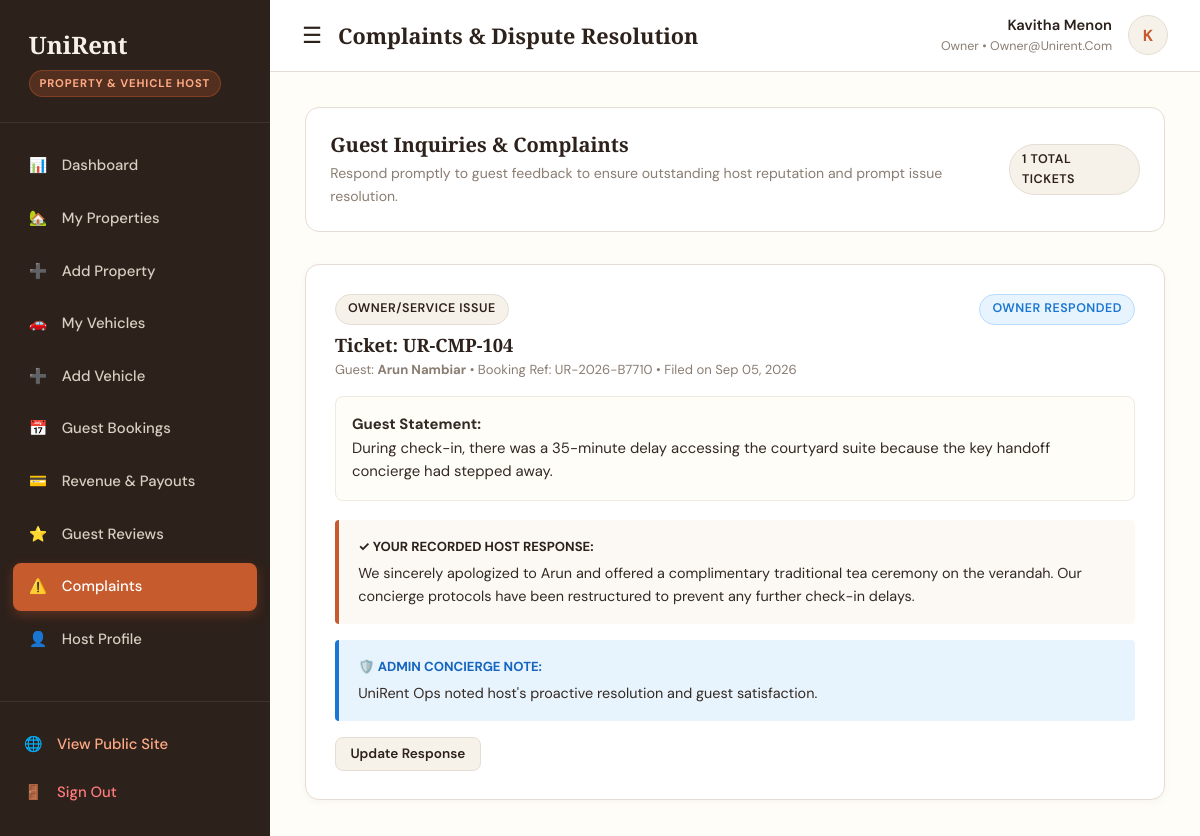
Page /owner/complaints (signed in) on the committed database.
### app/models.py (models this page shows, shortened)
class User(db.Model):
    __tablename__ = 'users'
    user_id = db.Column(db.Integer, primary_key=True, autoincrement=True)
    full_name = db.Column(db.String(120), nullable=False)
    email = db.Column(db.String(150), unique=True, nullable=False, index=True)
    phone = db.Column(db.String(20), nullable=False)
    password_hash = db.Column(db.String(255), nullable=False)
    role = db.Column(db.String(20), nullable=False, default='traveler')  # traveler, owner, admin
    status = db.Column(db.String(20), nullable=False, default='active')  # active, suspended
    profile_image = db.Column(db.String(255), nullable=True)
    created_at = db.Column(db.DateTime, default=datetime.utcnow)
    updated_at = db.Column(db.DateTime, default=datetime.utcnow, onupdate=datetime.utcnow)
    owner_profile = db.relationship('Owner', backref='user', uselist=False, cascade='all, delete-orphan')
    admin_profile = db.relationship('Admin', backref='user', uselist=False, cascade='all, delete-orphan')
    bookings = db.relationship('Booking', backref='user', lazy='dynamic', cascade='all, delete-orphan')
    reviews = db.relationship('Review', backref='user', lazy='dynamic', cascade='all, delete-orphan')
    complaints = db.relationship('Complaint', backref='user', lazy='dynamic', cascade='all, delete-orphan')

class Complaint(db.Model):
    __tablename__ = 'complaints'
    complaint_id = db.Column(db.Integer, primary_key=True, autoincrement=True)
    complaint_reference = db.Column(db.String(50), unique=True, nullable=False)
    booking_id = db.Column(db.Integer, db.ForeignKey('bookings.booking_id', ondelete='CASCADE'), nullable=False)
    user_id = db.Column(db.Integer, db.ForeignKey('users.user_id', ondelete='CASCADE'), nullable=False)
    owner_id = db.Column(db.Integer, db.ForeignKey('owners.owner_id', ondelete='CASCADE'), nullable=False)
    category = db.Column(db.String(60), nullable=False)
    description = db.Column(db.Text, nullable=False)
    evidence_image = db.Column(db.String(255), nullable=True)
    status = db.Column(db.String(20), nullable=False, default='open')
    owner_response = db.Column(db.Text, nullable=True)
    admin_response = db.Column(db.Text, nullable=True)
    created_at = db.Column(db.DateTime, default=datetime.utcnow)
    resolved_at = db.Column(db.DateTime, nullable=True)

class Booking(db.Model):
    __tablename__ = 'bookings'
    booking_id = db.Column(db.Integer, primary_key=True, autoincrement=True)
    booking_reference = db.Column(db.String(50), unique=True, nullable=False, index=True)
    user_id = db.Column(db.Integer, db.ForeignKey('users.user_id', ondelete='CASCADE'), nullable=False)
    owner_id = db.Column(db.Integer, db.ForeignKey('owners.owner_id', ondelete='CASCADE'), nullable=False)
    listing_type = db.Column(db.String(20), nullable=False)  # property, vehicle
    property_id = db.Column(db.Integer, db.ForeignKey('properties.property_id', ondelete='SET NULL'), nullable=True)
    vehicle_id = db.Column(db.Integer, db.ForeignKey('vehicles.vehicle_id', ondelete='SET NULL'), nullable=True)
    start_date = db.Column(db.Date, nullable=False)
    end_date = db.Column(db.Date, nullable=False)
    total_days = db.Column(db.Integer, nullable=False, default=1)
    daily_rate = db.Column(db.Float, nullable=False)
    service_fee = db.Column(db.Float, nullable=False, default=0.0)
    tax_amount = db.Column(db.Float, nullable=False, default=0.0)
    total_amount = db.Column(db.Float, nullable=False)
    booking_status = db.Column(db.String(20), nullable=False, default='confirmed')  # pending, confirmed, active, completed, cancelled
    special_requests = db.Column(db.Text, nullable=True)
    created_at = db.Column(db.DateTime, default=datetime.utcnow)
    payment = db.relationship('Payment', backref='booking', uselist=False, cascade='all, delete-orphan')
    review = db.relationship('Review', backref='booking', uselist=False, cascade='all, delete-orphan')
    complaints = db.relationship('Complaint', backref='booking', lazy='dynamic', cascade='all, delete-orphan')

### app/routes/owner.py (the view, shortened to what this page needs)
@owner_bp.route('/complaints', methods=['GET', 'POST'])
@login_required('owner')
def complaints():
    owner = get_current_owner()
    complaints_list = Complaint.query.filter_by(owner_id=owner.owner_id).order_by(Complaint.created_at.desc()).all()
    return render_template('owner/complaints.html', complaints=complaints_list, owner=owner)

### app/routes/owner.py (called while the page is built)
def get_current_owner():
    user_id = session.get('user_id')
    owner = Owner.query.filter_by(user_id=user_id).first()
    if not owner:
        user = db.session.get(User, user_id)
        if user and user.role == 'owner':
            owner = Owner(user_id=user_id, business_name=f"{user.full_name}'s Heritage Rentals", district='Ernakulam')
            db.session.add(owner)
            db.session.commit()
    return owner

### templates/owner/complaints.html (shortened to what this page needs)
{% extends "dashboard_base.html" %}
{% block page_title %}Complaints & Dispute Resolution{% endblock %}
{% block dashboard_content %}
<div style="background: var(--ur-white); border: 1px solid var(--ur-border); border-radius: var(--radius-md); padding: 1.5rem; margin-bottom: 2rem; display: flex; justify-content: space-between; align-items: center;">
  <div>
    <h3 style="font-size: 1.25rem; margin: 0 0 0.3rem;">Guest Inquiries & Complaints</h3>
    <p style="color: var(--ur-muted); font-size: 0.88rem; margin: 0;">Respond promptly to guest feedback to ensure outstanding host reputation and prompt issue resolution.</p>
  </div>
  <div>
    <span class="badge badge-pickup">{{ complaints|length }} Total Tickets</span>
  </div>
</div>
{% if complaints %}
  <div style="display: flex; flex-direction: column; gap: 1.5rem;">
    {% for c in complaints %}
      <div style="background: var(--ur-white); border: 1px solid var(--ur-border); border-radius: var(--radius-md); padding: 1.8rem; box-shadow: var(--shadow-sm);">
        <div style="display: flex; justify-content: space-between; align-items: flex-start; margin-bottom: 1rem;">
          <div>
            <span class="badge badge-pickup" style="margin-bottom: 0.3rem;">{{ c.category }}</span>
            <h4 style="font-size: 1.15rem; margin: 0.2rem 0;">Ticket: {{ c.complaint_reference }}</h4>
            <div style="font-size: 0.82rem; color: var(--ur-muted);">
              Guest: <strong>{{ c.user.full_name }}</strong> • Booking Ref: {{ c.booking.booking_reference }} • Filed on {{ c.created_at.strftime('%b %d, %Y') }}
            </div>
          </div>
          <div>
            <span class="badge {% if c.status == 'resolved' %}badge-approved{% elif c.status == 'owner_responded' %}badge-active{% else %}badge-pending{% endif %}">
              {{ c.status|replace('_', ' ')|capitalize }}
            </span>
          </div>
        </div>
        <div style="background: var(--ur-light-ivory); border: 1px solid var(--ur-border-light); padding: 1rem; border-radius: var(--radius-sm); margin-bottom: 1.2rem; font-size: 0.93rem;">
          <strong>Guest Statement:</strong><br>
          {{ c.description }}
        </div>
        {% if c.owner_response %}
          <div style="background: #fcf9f5; border-left: 4px solid var(--ur-burnt-orange); padding: 1rem 1.2rem; border-radius: 4px; font-size: 0.9rem; margin-bottom: 1rem;">
            <div style="font-weight: 700; color: var(--ur-brown); font-size: 0.82rem; text-transform: uppercase; margin-bottom: 0.3rem;">
              ✓ Your Recorded Host Response:
            </div>
            <div>{{ c.owner_response }}</div>
          </div>
        {% endif %}
        {% if c.admin_response %}
          <div style="background: #e8f4fd; border-left: 4px solid #1976d2; padding: 1rem 1.2rem; border-radius: 4px; font-size: 0.9rem; margin-bottom: 1rem;">
            <div style="font-weight: 700; color: #1565c0; font-size: 0.82rem; text-transform: uppercase; margin-bottom: 0.3rem;">
              🛡️ Admin Concierge Note:
            </div>
            <div>{{ c.admin_response }}</div>
          </div>
        {% endif %}
        <div>
          <button type="button" class="btn btn-secondary btn-sm" onclick="openComplaintResponseModal({{ c.complaint_id }}, '{{ c.complaint_reference }}', '{{ c.category }}')">
            {% if c.owner_response %}Update Response{% else %}Provide Host Response{% endif %}
          </button>
        </div>
      </div>
    {% endfor %}
  </div>
{% endif %}
{% endblock %}

### templates/dashboard_base.html (shortened to what this page needs)
<!DOCTYPE html>
<html lang="en">
<head>
  <link rel="stylesheet" href="https://unpkg.com/leaflet@1.9.4/dist/leaflet.css"/>
  <link rel="stylesheet" href="{{ url_for('static', filename='css/style.css') }}">
</head>
<body>
<div class="dashboard-container">
  <aside class="dashboard-sidebar">
    <div class="sidebar-header">
      <a href="{{ url_for('main.index') }}" class="sidebar-brand">
        UniRent
      </a>
      <div>
        <span class="sidebar-role-badge">
          {% if current_user and current_user.role == 'admin' %}Administrator Portal
          {% elif current_user and current_user.role == 'owner' %}Property & Vehicle Host
          {% elif current_user and current_user.role == 'traveler' %}Traveler Account
          {% else %}Traveler Account{% endif %}
        </span>
      </div>
    </div>
    <ul class="sidebar-menu">
      {% if current_user and current_user.role == 'admin' %}
        <li class="sidebar-item">
          <a href="{{ url_for('admin.dashboard') }}" class="sidebar-link {% if request.endpoint == 'admin.dashboard' %}active{% endif %}">
            <span>📊</span> <span>Overview</span>
          </a>
        </li>
        <li class="sidebar-item">
          <a href="{{ url_for('admin.approvals') }}" class="sidebar-link {% if request.endpoint == 'admin.approvals' %}active{% endif %}">
            <span>🛡️</span> <span>Listing Approvals</span>
          </a>
        </li>
        <li class="sidebar-item">
          <a href="{{ url_for('admin.travelers') }}" class="sidebar-link {% if request.endpoint == 'admin.travelers' %}active{% endif %}">
            <span>👥</span> <span>Travelers</span>
          </a>
        </li>
        <li class="sidebar-item">
          <a href="{{ url_for('admin.owners') }}" class="sidebar-link {% if request.endpoint == 'admin.owners' %}active{% endif %}">
            <span>🏨</span> <span>Owners</span>
          </a>
        </li>
        <li class="sidebar-item">
          <a href="{{ url_for('admin.properties') }}" class="sidebar-link {% if request.endpoint == 'admin.properties' %}active{% endif %}">
            <span>🏡</span> <span>All Properties</span>
          </a>
        </li>
        <li class="sidebar-item">
          <a href="{{ url_for('admin.vehicles') }}" class="sidebar-link {% if request.endpoint == 'admin.vehicles' %}active{% endif %}">
            <span>🚗</span> <span>All Vehicles</span>
          </a>
        </li>
        <li class="sidebar-item">
          <a href="{{ url_for('admin.bookings') }}" class="sidebar-link {% if request.endpoint == 'admin.bookings' %}active{% endif %}">
            <span>📅</span> <span>Bookings</span>
          </a>
        </li>
        <li class="sidebar-item">
          <a href="{{ url_for('admin.payments') }}" class="sidebar-link {% if request.endpoint == 'admin.payments' %}active{% endif %}">
            <span>💳</span> <span>Payments</span>
          </a>
        </li>
        <li class="sidebar-item">
          <a href="{{ url_for('admin.complaints') }}" class="sidebar-link {% if request.endpoint == 'admin.complaints' %}active{% endif %}">
            <span>⚖️</span> <span>Complaints</span>
          </a>
        </li>
        <li class="sidebar-item">
          <a href="{{ url_for('admin.reports') }}" class="sidebar-link {% if request.endpoint == 'admin.reports' %}active{% endif %}">
            <span>📈</span> <span>Reports & Analytics</span>
          </a>
        </li>
      {% elif current_user and current_user.role == 'owner' %}
        <li class="sidebar-item">
          <a href="{{ url_for('owner.dashboard') }}" class="sidebar-link {% if request.endpoint == 'owner.dashboard' %}active{% endif %}">
            <span>📊</span> <span>Dashboard</span>
          </a>
        </li>
        <li class="sidebar-item">
          <a href="{{ url_for('owner.properties') }}" class="sidebar-link {% if request.endpoint == 'owner.properties' %}active{% endif %}">
            <span>🏡</span> <span>My Properties</span>
          </a>
        </li>
        <li class="sidebar-item">
          <a href="{{ url_for('owner.add_property') }}" class="sidebar-link {% if request.endpoint == 'owner.add_property' %}active{% endif %}">
            <span>➕</span> <span>Add Property</span>
          </a>
        </li>
        <li class="sidebar-item">
          <a href="{{ url_for('owner.vehicles') }}" class="sidebar-link {% if request.endpoint == 'owner.vehicles' %}active{% endif %}">
            <span>🚗</span> <span>My Vehicles</span>
          </a>
        </li>
        <li class="sidebar-item">
          <a href="{{ url_for('owner.add_vehicle') }}" class="sidebar-link {% if request.endpoint == 'owner.add_vehicle' %}active{% endif %}">
            <span>➕</span> <span>Add Vehicle</span>
          </a>
        </li>
        <li class="sidebar-item">
          <a href="{{ url_for('owner.bookings') }}" class="sidebar-link {% if request.endpoint == 'owner.bookings' %}active{% endif %}">
            <span>📅</span> <span>Guest Bookings</span>
          </a>
        </li>
        <li class="sidebar-item">
          <a href="{{ url_for('owner.payments') }}" class="sidebar-link {% if request.endpoint == 'owner.payments' %}active{% endif %}">
            <span>💳</span> <span>Revenue & Payouts</span>
          </a>
        </li>
        <li class="sidebar-item">
          <a href="{{ url_for('owner.reviews') }}" class="sidebar-link {% if request.endpoint == 'owner.reviews' %}active{% endif %}">
            <span>⭐</span> <span>Guest Reviews</span>
          </a>
        </li>
        <li class="sidebar-item">
          <a href="{{ url_for('owner.complaints') }}" class="sidebar-link {% if request.endpoint == 'owner.complaints' %}active{% endif %}">
            <span>⚠️</span> <span>Complaints</span>
          </a>
        </li>
        <li class="sidebar-item">
          <a href="{{ url_for('owner.profile') }}" class="sidebar-link {% if request.endpoint == 'owner.profile' %}active{% endif %}">
            <span>👤</span> <span>Host Profile</span>
          </a>
        </li>
      {% endif %}
    </ul>
    <div class="sidebar-footer">
      <a href="{{ url_for('main.index') }}" class="sidebar-link" style="padding-left:0; color:#ffaa85;">
        <span>🌐</span> <span>View Public Site</span>
      </a>
      <a href="{{ url_for('auth.logout') }}" class="sidebar-link" style="padding-left:0; color:#ff7b7b;">
        <span>🚪</span> <span>Sign Out</span>
      </a>
    </div>
  </aside>
  <div class="dashboard-main">
    <header class="dashboard-topbar">
      <div style="display:flex; align-items:center; gap:1rem;">
        <button id="dashboard_sidebar_toggle" style="background:none; border:none; font-size:1.4rem; cursor:pointer; color:var(--ur-brown); display:block;">
          ☰
        </button>
        <h3 style="font-size:1.35rem; margin:0;">{% block page_title %}Dashboard{% endblock %}</h3>
      </div>
      <div class="topbar-user">
        {% if current_user %}
        <div style="text-align:right;">
          <div style="font-weight:600; font-size:0.92rem; color:var(--ur-brown);">{{ current_user.full_name }}</div>
          <div style="font-size:0.78rem; color:var(--ur-muted); text-transform:capitalize;">{{ current_user.role }} • {{ current_user.email }}</div>
        </div>
        <div class="user-avatar-circle">
          {{ current_user.full_name[:1] if current_user.full_name else 'U' }}
        </div>
        {% endif %}
      </div>
    </header>
    <div class="dashboard-content">
      {% block dashboard_content %}
      {% endblock %}
    </div>
  </div>
</div>
</body>
</html>

### rows in the picture
User: full_name "Kavitha Menon", role "Owner", email "Owner@unirent.com", full_name "K"
Complaint: category "OWNER/SERVICE ISSUE", complaint_reference "UR-CMP-104", user.full_name "Arun Nambiar", booking.booking_reference "UR-2026-B7710", created_at "Sep 05, 2026", status "OWNER RESPONDED", description "During check-in, there was a 35-minute delay accessing the courtyard suite because the key handoff concierge had stepped away.", owner_response "We sincerely apologized to Arun and offered a complimentary traditional tea ceremony on the verandah. Our concierge protocols have been restructured to prevent any further check-in delays.", admin_response "UniRent Ops noted host's proactive resolution and guest satisfaction.", shows "Update Response"

### other values in the picture
{{ complaints|length }} "1"
